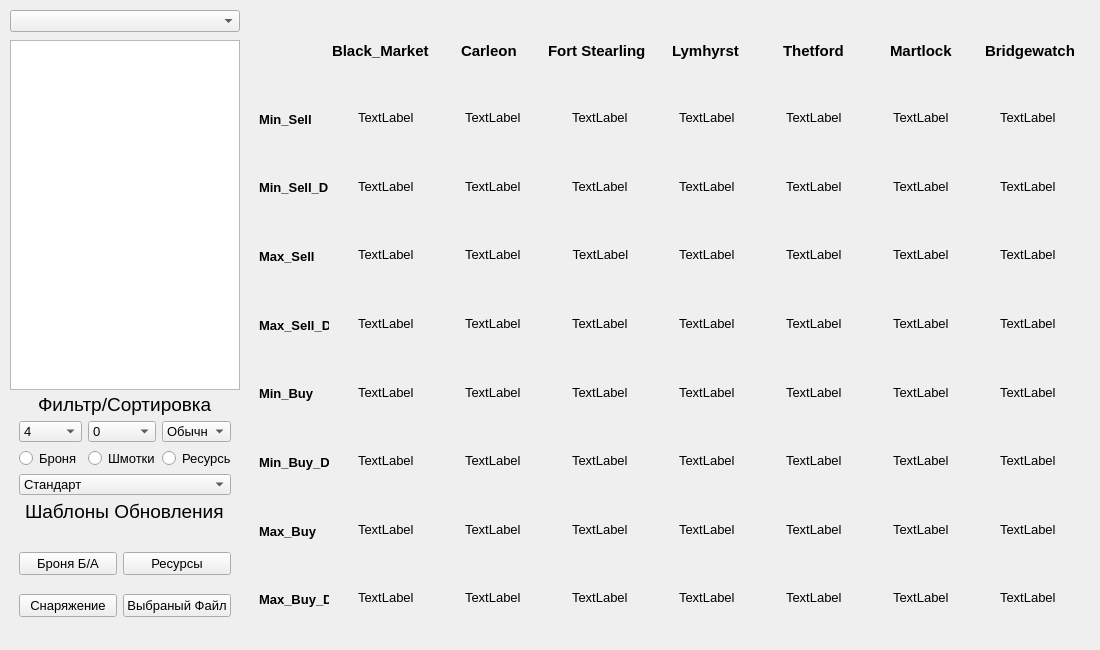
<?xml version="1.0" encoding="UTF-8"?>
<ui version="4.0">
 <class>MainWindow</class>
 <widget class="QMainWindow" name="MainWindow">
  <property name="geometry">
   <rect>
    <x>0</x>
    <y>0</y>
    <width>1100</width>
    <height>650</height>
   </rect>
  </property>
  <property name="windowTitle">
   <string>MainWindow</string>
  </property>
  <widget class="QWidget" name="centralwidget">
   <widget class="QListWidget" name="Main_List">
    <property name="geometry">
     <rect>
      <x>10</x>
      <y>40</y>
      <width>230</width>
      <height>350</height>
     </rect>
    </property>
   </widget>
   <widget class="QFrame" name="gridFrame">
    <property name="geometry">
     <rect>
      <x>10</x>
      <y>385</y>
      <width>230</width>
      <height>145</height>
     </rect>
    </property>
    <layout class="QGridLayout" name="gridLayout_2">
     <item row="2" column="0" alignment="Qt::AlignRight">
      <widget class="QRadioButton" name="radioButtonArmo">
       <property name="font">
        <font>
         <pointsize>10</pointsize>
        </font>
       </property>
       <property name="text">
        <string>Броня</string>
       </property>
      </widget>
     </item>
     <item row="2" column="1">
      <widget class="QRadioButton" name="radioButton_Thinks">
       <property name="font">
        <font>
         <pointsize>10</pointsize>
        </font>
       </property>
       <property name="text">
        <string>Шмотки</string>
       </property>
      </widget>
     </item>
     <item row="2" column="2" alignment="Qt::AlignLeft">
      <widget class="QRadioButton" name="radioButton_Resurses">
       <property name="font">
        <font>
         <pointsize>10</pointsize>
        </font>
       </property>
       <property name="text">
        <string>Ресурсы</string>
       </property>
      </widget>
     </item>
     <item row="3" column="0" colspan="3">
      <widget class="QComboBox" name="comboBox_S">
       <property name="font">
        <font>
         <pointsize>10</pointsize>
        </font>
       </property>
       <property name="cursor">
        <cursorShape>SizeVerCursor</cursorShape>
       </property>
       <item>
        <property name="text">
         <string>Стандарт</string>
        </property>
       </item>
       <item>
        <property name="text">
         <string>Разница цен &gt;</string>
        </property>
       </item>
       <item>
        <property name="text">
         <string>Разница цен &lt;</string>
        </property>
       </item>
      </widget>
     </item>
     <item row="0" column="0" colspan="3" alignment="Qt::AlignHCenter">
      <widget class="QLabel" name="Text_lable">
       <property name="font">
        <font>
         <pointsize>14</pointsize>
        </font>
       </property>
       <property name="text">
        <string>Фильтр/Сортировка</string>
       </property>
      </widget>
     </item>
     <item row="1" column="1">
      <widget class="QComboBox" name="comboBox_Rarity_S">
       <property name="font">
        <font>
         <pointsize>10</pointsize>
        </font>
       </property>
       <item>
        <property name="text">
         <string>0</string>
        </property>
       </item>
       <item>
        <property name="text">
         <string>1</string>
        </property>
       </item>
       <item>
        <property name="text">
         <string>2</string>
        </property>
       </item>
       <item>
        <property name="text">
         <string>3</string>
        </property>
       </item>
       <item>
        <property name="text">
         <string>4</string>
        </property>
       </item>
      </widget>
     </item>
     <item row="1" column="0">
      <widget class="QComboBox" name="comboBox_Tier_S">
       <property name="font">
        <font>
         <pointsize>10</pointsize>
        </font>
       </property>
       <item>
        <property name="text">
         <string>4</string>
        </property>
       </item>
       <item>
        <property name="text">
         <string>5</string>
        </property>
       </item>
       <item>
        <property name="text">
         <string>6</string>
        </property>
       </item>
       <item>
        <property name="text">
         <string>7</string>
        </property>
       </item>
       <item>
        <property name="text">
         <string>8</string>
        </property>
       </item>
      </widget>
     </item>
     <item row="4" column="0" colspan="3" alignment="Qt::AlignHCenter">
      <widget class="QLabel" name="label">
       <property name="font">
        <font>
         <pointsize>14</pointsize>
         <weight>50</weight>
         <bold>false</bold>
        </font>
       </property>
       <property name="text">
        <string>Шаблоны Обновления</string>
       </property>
      </widget>
     </item>
     <item row="1" column="2">
      <widget class="QComboBox" name="comboBox_Quality_S">
       <property name="font">
        <font>
         <pointsize>10</pointsize>
        </font>
       </property>
       <item>
        <property name="text">
         <string>Обычн</string>
        </property>
       </item>
       <item>
        <property name="text">
         <string>Хорош</string>
        </property>
       </item>
       <item>
        <property name="text">
         <string>Выдающ</string>
        </property>
       </item>
       <item>
        <property name="text">
         <string>Отличн</string>
        </property>
       </item>
       <item>
        <property name="text">
         <string>Шедевр</string>
        </property>
       </item>
      </widget>
     </item>
    </layout>
   </widget>
   <widget class="QFrame" name="verticalFrame">
    <property name="geometry">
     <rect>
      <x>250</x>
      <y>10</y>
      <width>840</width>
      <height>630</height>
     </rect>
    </property>
    <layout class="QVBoxLayout" name="verticalLayout">
     <item>
      <layout class="QHBoxLayout" name="horizontalLayout">
       <item>
        <widget class="QLabel" name="label_0">
         <property name="maximumSize">
          <size>
           <width>65</width>
           <height>65</height>
          </size>
         </property>
         <property name="text">
          <string/>
         </property>
        </widget>
       </item>
       <item alignment="Qt::AlignHCenter">
        <widget class="QLabel" name="label_Black_Market">
         <property name="font">
          <font>
           <family>Arial</family>
           <pointsize>11</pointsize>
           <weight>75</weight>
           <bold>true</bold>
          </font>
         </property>
         <property name="text">
          <string>Black_Market</string>
         </property>
        </widget>
       </item>
       <item alignment="Qt::AlignHCenter">
        <widget class="QLabel" name="label_Carleon">
         <property name="font">
          <font>
           <family>Arial</family>
           <pointsize>11</pointsize>
           <weight>75</weight>
           <bold>true</bold>
          </font>
         </property>
         <property name="text">
          <string>Carleon</string>
         </property>
        </widget>
       </item>
       <item alignment="Qt::AlignHCenter">
        <widget class="QLabel" name="label_Fort_Stearling">
         <property name="font">
          <font>
           <family>Arial</family>
           <pointsize>11</pointsize>
           <weight>75</weight>
           <bold>true</bold>
          </font>
         </property>
         <property name="text">
          <string>Fort Stearling</string>
         </property>
        </widget>
       </item>
       <item alignment="Qt::AlignHCenter">
        <widget class="QLabel" name="label_Lymhyrst">
         <property name="font">
          <font>
           <family>Arial</family>
           <pointsize>11</pointsize>
           <weight>75</weight>
           <bold>true</bold>
          </font>
         </property>
         <property name="text">
          <string>Lymhyrst</string>
         </property>
        </widget>
       </item>
       <item alignment="Qt::AlignHCenter">
        <widget class="QLabel" name="label_Thetford">
         <property name="font">
          <font>
           <family>Arial</family>
           <pointsize>11</pointsize>
           <weight>75</weight>
           <bold>true</bold>
          </font>
         </property>
         <property name="text">
          <string>Thetford</string>
         </property>
        </widget>
       </item>
       <item alignment="Qt::AlignHCenter">
        <widget class="QLabel" name="label_Martlock">
         <property name="font">
          <font>
           <family>Arial</family>
           <pointsize>11</pointsize>
           <weight>75</weight>
           <bold>true</bold>
          </font>
         </property>
         <property name="text">
          <string>Martlock</string>
         </property>
        </widget>
       </item>
       <item alignment="Qt::AlignHCenter">
        <widget class="QLabel" name="label_Bridgewatch">
         <property name="font">
          <font>
           <family>Arial</family>
           <pointsize>11</pointsize>
           <weight>75</weight>
           <bold>true</bold>
          </font>
         </property>
         <property name="text">
          <string>Bridgewatch</string>
         </property>
        </widget>
       </item>
      </layout>
     </item>
     <item>
      <widget class="QLabel" name="label_Min_Sell">
       <property name="maximumSize">
        <size>
         <width>70</width>
         <height>65</height>
        </size>
       </property>
       <property name="font">
        <font>
         <family>Arial</family>
         <pointsize>10</pointsize>
         <weight>75</weight>
         <italic>false</italic>
         <bold>true</bold>
         <underline>false</underline>
         <strikeout>false</strikeout>
         <kerning>true</kerning>
        </font>
       </property>
       <property name="tabletTracking">
        <bool>false</bool>
       </property>
       <property name="text">
        <string>Min_Sell</string>
       </property>
      </widget>
     </item>
     <item>
      <widget class="QLabel" name="label_Min_Sell_D">
       <property name="maximumSize">
        <size>
         <width>70</width>
         <height>65</height>
        </size>
       </property>
       <property name="font">
        <font>
         <family>Arial</family>
         <pointsize>10</pointsize>
         <weight>75</weight>
         <bold>true</bold>
        </font>
       </property>
       <property name="text">
        <string>Min_Sell_D</string>
       </property>
      </widget>
     </item>
     <item>
      <widget class="QLabel" name="label_Max_Sell">
       <property name="maximumSize">
        <size>
         <width>70</width>
         <height>65</height>
        </size>
       </property>
       <property name="font">
        <font>
         <family>Arial</family>
         <pointsize>10</pointsize>
         <weight>75</weight>
         <bold>true</bold>
        </font>
       </property>
       <property name="text">
        <string>Max_Sell</string>
       </property>
      </widget>
     </item>
     <item>
      <widget class="QLabel" name="label_Max_Sell_D">
       <property name="maximumSize">
        <size>
         <width>70</width>
         <height>65</height>
        </size>
       </property>
       <property name="font">
        <font>
         <family>Arial</family>
         <pointsize>10</pointsize>
         <weight>75</weight>
         <bold>true</bold>
        </font>
       </property>
       <property name="text">
        <string>Max_Sell_D</string>
       </property>
      </widget>
     </item>
     <item>
      <widget class="QLabel" name="label_Min_Buy">
       <property name="maximumSize">
        <size>
         <width>70</width>
         <height>65</height>
        </size>
       </property>
       <property name="font">
        <font>
         <family>Arial</family>
         <pointsize>10</pointsize>
         <weight>75</weight>
         <bold>true</bold>
        </font>
       </property>
       <property name="text">
        <string>Min_Buy</string>
       </property>
      </widget>
     </item>
     <item>
      <widget class="QLabel" name="label_Min_Buy_D">
       <property name="maximumSize">
        <size>
         <width>70</width>
         <height>65</height>
        </size>
       </property>
       <property name="font">
        <font>
         <family>Arial</family>
         <pointsize>10</pointsize>
         <weight>75</weight>
         <bold>true</bold>
        </font>
       </property>
       <property name="text">
        <string>Min_Buy_D</string>
       </property>
      </widget>
     </item>
     <item>
      <widget class="QLabel" name="label_Max_Buy">
       <property name="maximumSize">
        <size>
         <width>70</width>
         <height>65</height>
        </size>
       </property>
       <property name="font">
        <font>
         <family>Arial</family>
         <pointsize>10</pointsize>
         <weight>75</weight>
         <bold>true</bold>
        </font>
       </property>
       <property name="text">
        <string>Max_Buy</string>
       </property>
      </widget>
     </item>
     <item>
      <widget class="QLabel" name="label_Max_Buy_D">
       <property name="maximumSize">
        <size>
         <width>70</width>
         <height>65</height>
        </size>
       </property>
       <property name="font">
        <font>
         <family>Arial</family>
         <pointsize>10</pointsize>
         <weight>75</weight>
         <bold>true</bold>
        </font>
       </property>
       <property name="text">
        <string>Max_Buy_D</string>
       </property>
      </widget>
     </item>
    </layout>
   </widget>
   <widget class="QFrame" name="gridFrame">
    <property name="geometry">
     <rect>
      <x>327</x>
      <y>77</y>
      <width>761</width>
      <height>561</height>
     </rect>
    </property>
    <property name="font">
     <font>
      <pointsize>10</pointsize>
      <weight>50</weight>
      <italic>false</italic>
      <bold>false</bold>
      <underline>false</underline>
      <strikeout>false</strikeout>
     </font>
    </property>
    <property name="mouseTracking">
     <bool>false</bool>
    </property>
    <property name="tabletTracking">
     <bool>false</bool>
    </property>
    <property name="lineWidth">
     <number>1</number>
    </property>
    <layout class="QGridLayout" name="gridLayout">
     <item row="3" column="1" alignment="Qt::AlignHCenter">
      <widget class="QLabel" name="label_23">
       <property name="minimumSize">
        <size>
         <width>0</width>
         <height>0</height>
        </size>
       </property>
       <property name="text">
        <string>TextLabel</string>
       </property>
      </widget>
     </item>
     <item row="1" column="6" alignment="Qt::AlignHCenter">
      <widget class="QLabel" name="label_14">
       <property name="minimumSize">
        <size>
         <width>0</width>
         <height>0</height>
        </size>
       </property>
       <property name="text">
        <string>TextLabel</string>
       </property>
      </widget>
     </item>
     <item row="2" column="1" alignment="Qt::AlignHCenter">
      <widget class="QLabel" name="label_16">
       <property name="minimumSize">
        <size>
         <width>0</width>
         <height>0</height>
        </size>
       </property>
       <property name="text">
        <string>TextLabel</string>
       </property>
      </widget>
     </item>
     <item row="2" column="2">
      <widget class="QLabel" name="label_17">
       <property name="minimumSize">
        <size>
         <width>0</width>
         <height>0</height>
        </size>
       </property>
       <property name="text">
        <string>TextLabel</string>
       </property>
       <property name="textFormat">
        <enum>Qt::AutoText</enum>
       </property>
       <property name="scaledContents">
        <bool>false</bool>
       </property>
       <property name="alignment">
        <set>Qt::AlignCenter</set>
       </property>
      </widget>
     </item>
     <item row="2" column="3" alignment="Qt::AlignHCenter">
      <widget class="QLabel" name="label_18">
       <property name="minimumSize">
        <size>
         <width>0</width>
         <height>0</height>
        </size>
       </property>
       <property name="text">
        <string>TextLabel</string>
       </property>
      </widget>
     </item>
     <item row="1" column="5" alignment="Qt::AlignHCenter">
      <widget class="QLabel" name="label_13">
       <property name="minimumSize">
        <size>
         <width>0</width>
         <height>0</height>
        </size>
       </property>
       <property name="text">
        <string>TextLabel</string>
       </property>
      </widget>
     </item>
     <item row="2" column="6" alignment="Qt::AlignHCenter">
      <widget class="QLabel" name="label_21">
       <property name="minimumSize">
        <size>
         <width>0</width>
         <height>0</height>
        </size>
       </property>
       <property name="text">
        <string>TextLabel</string>
       </property>
      </widget>
     </item>
     <item row="2" column="5" alignment="Qt::AlignHCenter">
      <widget class="QLabel" name="label_20">
       <property name="minimumSize">
        <size>
         <width>0</width>
         <height>0</height>
        </size>
       </property>
       <property name="text">
        <string>TextLabel</string>
       </property>
      </widget>
     </item>
     <item row="1" column="1" alignment="Qt::AlignHCenter">
      <widget class="QLabel" name="label_9">
       <property name="minimumSize">
        <size>
         <width>0</width>
         <height>0</height>
        </size>
       </property>
       <property name="text">
        <string>TextLabel</string>
       </property>
      </widget>
     </item>
     <item row="1" column="2" alignment="Qt::AlignHCenter">
      <widget class="QLabel" name="label_10">
       <property name="minimumSize">
        <size>
         <width>0</width>
         <height>0</height>
        </size>
       </property>
       <property name="text">
        <string>TextLabel</string>
       </property>
      </widget>
     </item>
     <item row="1" column="4" alignment="Qt::AlignHCenter">
      <widget class="QLabel" name="label_12">
       <property name="minimumSize">
        <size>
         <width>0</width>
         <height>0</height>
        </size>
       </property>
       <property name="text">
        <string>TextLabel</string>
       </property>
      </widget>
     </item>
     <item row="1" column="3" alignment="Qt::AlignHCenter">
      <widget class="QLabel" name="label_11">
       <property name="minimumSize">
        <size>
         <width>0</width>
         <height>0</height>
        </size>
       </property>
       <property name="text">
        <string>TextLabel</string>
       </property>
      </widget>
     </item>
     <item row="0" column="6" alignment="Qt::AlignHCenter">
      <widget class="QLabel" name="label_7">
       <property name="minimumSize">
        <size>
         <width>0</width>
         <height>0</height>
        </size>
       </property>
       <property name="text">
        <string>TextLabel</string>
       </property>
      </widget>
     </item>
     <item row="0" column="0" alignment="Qt::AlignHCenter">
      <widget class="QLabel" name="label_1">
       <property name="minimumSize">
        <size>
         <width>0</width>
         <height>0</height>
        </size>
       </property>
       <property name="text">
        <string>TextLabel</string>
       </property>
      </widget>
     </item>
     <item row="1" column="0" alignment="Qt::AlignHCenter">
      <widget class="QLabel" name="label_8">
       <property name="minimumSize">
        <size>
         <width>0</width>
         <height>0</height>
        </size>
       </property>
       <property name="text">
        <string>TextLabel</string>
       </property>
      </widget>
     </item>
     <item row="2" column="0" alignment="Qt::AlignHCenter">
      <widget class="QLabel" name="label_15">
       <property name="minimumSize">
        <size>
         <width>0</width>
         <height>0</height>
        </size>
       </property>
       <property name="text">
        <string>TextLabel</string>
       </property>
      </widget>
     </item>
     <item row="3" column="0" alignment="Qt::AlignHCenter">
      <widget class="QLabel" name="label_22">
       <property name="minimumSize">
        <size>
         <width>0</width>
         <height>0</height>
        </size>
       </property>
       <property name="text">
        <string>TextLabel</string>
       </property>
      </widget>
     </item>
     <item row="0" column="1" alignment="Qt::AlignHCenter">
      <widget class="QLabel" name="label_2">
       <property name="minimumSize">
        <size>
         <width>0</width>
         <height>0</height>
        </size>
       </property>
       <property name="text">
        <string>TextLabel</string>
       </property>
      </widget>
     </item>
     <item row="4" column="0" alignment="Qt::AlignHCenter">
      <widget class="QLabel" name="label_29">
       <property name="minimumSize">
        <size>
         <width>0</width>
         <height>0</height>
        </size>
       </property>
       <property name="text">
        <string>TextLabel</string>
       </property>
      </widget>
     </item>
     <item row="6" column="0" alignment="Qt::AlignHCenter">
      <widget class="QLabel" name="label_43">
       <property name="minimumSize">
        <size>
         <width>0</width>
         <height>0</height>
        </size>
       </property>
       <property name="text">
        <string>TextLabel</string>
       </property>
      </widget>
     </item>
     <item row="7" column="0" alignment="Qt::AlignHCenter">
      <widget class="QLabel" name="label_50">
       <property name="minimumSize">
        <size>
         <width>0</width>
         <height>0</height>
        </size>
       </property>
       <property name="text">
        <string>TextLabel</string>
       </property>
      </widget>
     </item>
     <item row="5" column="0" alignment="Qt::AlignHCenter">
      <widget class="QLabel" name="label_36">
       <property name="minimumSize">
        <size>
         <width>0</width>
         <height>0</height>
        </size>
       </property>
       <property name="text">
        <string>TextLabel</string>
       </property>
      </widget>
     </item>
     <item row="0" column="3" alignment="Qt::AlignHCenter">
      <widget class="QLabel" name="label_4">
       <property name="minimumSize">
        <size>
         <width>0</width>
         <height>0</height>
        </size>
       </property>
       <property name="text">
        <string>TextLabel</string>
       </property>
      </widget>
     </item>
     <item row="0" column="2" alignment="Qt::AlignHCenter">
      <widget class="QLabel" name="label_3">
       <property name="minimumSize">
        <size>
         <width>0</width>
         <height>0</height>
        </size>
       </property>
       <property name="text">
        <string>TextLabel</string>
       </property>
      </widget>
     </item>
     <item row="2" column="4" alignment="Qt::AlignHCenter">
      <widget class="QLabel" name="label_19">
       <property name="minimumSize">
        <size>
         <width>0</width>
         <height>0</height>
        </size>
       </property>
       <property name="text">
        <string>TextLabel</string>
       </property>
      </widget>
     </item>
     <item row="0" column="5" alignment="Qt::AlignHCenter">
      <widget class="QLabel" name="label_6">
       <property name="minimumSize">
        <size>
         <width>0</width>
         <height>0</height>
        </size>
       </property>
       <property name="text">
        <string>TextLabel</string>
       </property>
      </widget>
     </item>
     <item row="0" column="4" alignment="Qt::AlignHCenter">
      <widget class="QLabel" name="label_5">
       <property name="minimumSize">
        <size>
         <width>0</width>
         <height>0</height>
        </size>
       </property>
       <property name="text">
        <string>TextLabel</string>
       </property>
      </widget>
     </item>
     <item row="3" column="3" alignment="Qt::AlignHCenter">
      <widget class="QLabel" name="label_25">
       <property name="minimumSize">
        <size>
         <width>0</width>
         <height>0</height>
        </size>
       </property>
       <property name="text">
        <string>TextLabel</string>
       </property>
      </widget>
     </item>
     <item row="3" column="4" alignment="Qt::AlignHCenter">
      <widget class="QLabel" name="label_26">
       <property name="minimumSize">
        <size>
         <width>0</width>
         <height>0</height>
        </size>
       </property>
       <property name="text">
        <string>TextLabel</string>
       </property>
      </widget>
     </item>
     <item row="3" column="5" alignment="Qt::AlignHCenter">
      <widget class="QLabel" name="label_27">
       <property name="minimumSize">
        <size>
         <width>0</width>
         <height>0</height>
        </size>
       </property>
       <property name="text">
        <string>TextLabel</string>
       </property>
      </widget>
     </item>
     <item row="3" column="2" alignment="Qt::AlignHCenter">
      <widget class="QLabel" name="label_24">
       <property name="minimumSize">
        <size>
         <width>0</width>
         <height>0</height>
        </size>
       </property>
       <property name="text">
        <string>TextLabel</string>
       </property>
      </widget>
     </item>
     <item row="4" column="1" alignment="Qt::AlignHCenter">
      <widget class="QLabel" name="label_30">
       <property name="minimumSize">
        <size>
         <width>0</width>
         <height>0</height>
        </size>
       </property>
       <property name="text">
        <string>TextLabel</string>
       </property>
      </widget>
     </item>
     <item row="3" column="6" alignment="Qt::AlignHCenter">
      <widget class="QLabel" name="label_28">
       <property name="minimumSize">
        <size>
         <width>0</width>
         <height>0</height>
        </size>
       </property>
       <property name="text">
        <string>TextLabel</string>
       </property>
      </widget>
     </item>
     <item row="4" column="4" alignment="Qt::AlignHCenter">
      <widget class="QLabel" name="label_33">
       <property name="minimumSize">
        <size>
         <width>0</width>
         <height>0</height>
        </size>
       </property>
       <property name="text">
        <string>TextLabel</string>
       </property>
      </widget>
     </item>
     <item row="4" column="2" alignment="Qt::AlignHCenter">
      <widget class="QLabel" name="label_31">
       <property name="minimumSize">
        <size>
         <width>0</width>
         <height>0</height>
        </size>
       </property>
       <property name="text">
        <string>TextLabel</string>
       </property>
      </widget>
     </item>
     <item row="4" column="5" alignment="Qt::AlignHCenter">
      <widget class="QLabel" name="label_34">
       <property name="minimumSize">
        <size>
         <width>0</width>
         <height>0</height>
        </size>
       </property>
       <property name="text">
        <string>TextLabel</string>
       </property>
      </widget>
     </item>
     <item row="4" column="6" alignment="Qt::AlignHCenter">
      <widget class="QLabel" name="label_35">
       <property name="minimumSize">
        <size>
         <width>0</width>
         <height>0</height>
        </size>
       </property>
       <property name="text">
        <string>TextLabel</string>
       </property>
      </widget>
     </item>
     <item row="4" column="3" alignment="Qt::AlignHCenter">
      <widget class="QLabel" name="label_32">
       <property name="minimumSize">
        <size>
         <width>0</width>
         <height>0</height>
        </size>
       </property>
       <property name="text">
        <string>TextLabel</string>
       </property>
      </widget>
     </item>
     <item row="5" column="1" alignment="Qt::AlignHCenter">
      <widget class="QLabel" name="label_37">
       <property name="minimumSize">
        <size>
         <width>0</width>
         <height>0</height>
        </size>
       </property>
       <property name="text">
        <string>TextLabel</string>
       </property>
      </widget>
     </item>
     <item row="5" column="4" alignment="Qt::AlignHCenter">
      <widget class="QLabel" name="label_40">
       <property name="minimumSize">
        <size>
         <width>0</width>
         <height>0</height>
        </size>
       </property>
       <property name="text">
        <string>TextLabel</string>
       </property>
      </widget>
     </item>
     <item row="5" column="2" alignment="Qt::AlignHCenter">
      <widget class="QLabel" name="label_38">
       <property name="minimumSize">
        <size>
         <width>0</width>
         <height>0</height>
        </size>
       </property>
       <property name="text">
        <string>TextLabel</string>
       </property>
      </widget>
     </item>
     <item row="5" column="5" alignment="Qt::AlignHCenter">
      <widget class="QLabel" name="label_41">
       <property name="minimumSize">
        <size>
         <width>0</width>
         <height>0</height>
        </size>
       </property>
       <property name="text">
        <string>TextLabel</string>
       </property>
      </widget>
     </item>
     <item row="5" column="3" alignment="Qt::AlignHCenter">
      <widget class="QLabel" name="label_39">
       <property name="minimumSize">
        <size>
         <width>0</width>
         <height>0</height>
        </size>
       </property>
       <property name="text">
        <string>TextLabel</string>
       </property>
      </widget>
     </item>
     <item row="5" column="6" alignment="Qt::AlignHCenter">
      <widget class="QLabel" name="label_42">
       <property name="minimumSize">
        <size>
         <width>0</width>
         <height>0</height>
        </size>
       </property>
       <property name="text">
        <string>TextLabel</string>
       </property>
      </widget>
     </item>
     <item row="6" column="2" alignment="Qt::AlignHCenter">
      <widget class="QLabel" name="label_45">
       <property name="minimumSize">
        <size>
         <width>0</width>
         <height>0</height>
        </size>
       </property>
       <property name="text">
        <string>TextLabel</string>
       </property>
      </widget>
     </item>
     <item row="6" column="1" alignment="Qt::AlignHCenter">
      <widget class="QLabel" name="label_44">
       <property name="minimumSize">
        <size>
         <width>0</width>
         <height>0</height>
        </size>
       </property>
       <property name="text">
        <string>TextLabel</string>
       </property>
      </widget>
     </item>
     <item row="6" column="3" alignment="Qt::AlignHCenter">
      <widget class="QLabel" name="label_46">
       <property name="minimumSize">
        <size>
         <width>0</width>
         <height>0</height>
        </size>
       </property>
       <property name="text">
        <string>TextLabel</string>
       </property>
      </widget>
     </item>
     <item row="6" column="5" alignment="Qt::AlignHCenter">
      <widget class="QLabel" name="label_48">
       <property name="minimumSize">
        <size>
         <width>0</width>
         <height>0</height>
        </size>
       </property>
       <property name="text">
        <string>TextLabel</string>
       </property>
      </widget>
     </item>
     <item row="6" column="4" alignment="Qt::AlignHCenter">
      <widget class="QLabel" name="label_47">
       <property name="minimumSize">
        <size>
         <width>0</width>
         <height>0</height>
        </size>
       </property>
       <property name="text">
        <string>TextLabel</string>
       </property>
      </widget>
     </item>
     <item row="6" column="6" alignment="Qt::AlignHCenter">
      <widget class="QLabel" name="label_49">
       <property name="minimumSize">
        <size>
         <width>0</width>
         <height>0</height>
        </size>
       </property>
       <property name="text">
        <string>TextLabel</string>
       </property>
      </widget>
     </item>
     <item row="7" column="1" alignment="Qt::AlignHCenter">
      <widget class="QLabel" name="label_51">
       <property name="minimumSize">
        <size>
         <width>0</width>
         <height>0</height>
        </size>
       </property>
       <property name="text">
        <string>TextLabel</string>
       </property>
      </widget>
     </item>
     <item row="7" column="3" alignment="Qt::AlignHCenter">
      <widget class="QLabel" name="label_53">
       <property name="minimumSize">
        <size>
         <width>0</width>
         <height>0</height>
        </size>
       </property>
       <property name="text">
        <string>TextLabel</string>
       </property>
      </widget>
     </item>
     <item row="7" column="2" alignment="Qt::AlignHCenter">
      <widget class="QLabel" name="label_52">
       <property name="minimumSize">
        <size>
         <width>0</width>
         <height>0</height>
        </size>
       </property>
       <property name="text">
        <string>TextLabel</string>
       </property>
      </widget>
     </item>
     <item row="7" column="4" alignment="Qt::AlignHCenter">
      <widget class="QLabel" name="label_54">
       <property name="minimumSize">
        <size>
         <width>0</width>
         <height>0</height>
        </size>
       </property>
       <property name="text">
        <string>TextLabel</string>
       </property>
      </widget>
     </item>
     <item row="7" column="5" alignment="Qt::AlignHCenter">
      <widget class="QLabel" name="label_55">
       <property name="minimumSize">
        <size>
         <width>0</width>
         <height>0</height>
        </size>
       </property>
       <property name="text">
        <string>TextLabel</string>
       </property>
      </widget>
     </item>
     <item row="7" column="6" alignment="Qt::AlignHCenter">
      <widget class="QLabel" name="label_56">
       <property name="minimumSize">
        <size>
         <width>0</width>
         <height>0</height>
        </size>
       </property>
       <property name="text">
        <string>TextLabel</string>
       </property>
      </widget>
     </item>
    </layout>
   </widget>
   <widget class="QComboBox" name="comboBox">
    <property name="geometry">
     <rect>
      <x>10</x>
      <y>10</y>
      <width>230</width>
      <height>22</height>
     </rect>
    </property>
   </widget>
   <widget class="QFrame" name="gridFrame">
    <property name="geometry">
     <rect>
      <x>10</x>
      <y>530</y>
      <width>230</width>
      <height>110</height>
     </rect>
    </property>
    <property name="font">
     <font>
      <pointsize>8</pointsize>
     </font>
    </property>
    <layout class="QGridLayout" name="gridLayout_3">
     <item row="0" column="0">
      <widget class="QPushButton" name="pushButton">
       <property name="font">
        <font>
         <pointsize>10</pointsize>
        </font>
       </property>
       <property name="text">
        <string>Броня Б/А</string>
       </property>
      </widget>
     </item>
     <item row="1" column="0">
      <widget class="QPushButton" name="pushButton_2">
       <property name="font">
        <font>
         <pointsize>10</pointsize>
        </font>
       </property>
       <property name="text">
        <string>Снаряжение</string>
       </property>
      </widget>
     </item>
     <item row="0" column="1">
      <widget class="QPushButton" name="pushButton_3">
       <property name="font">
        <font>
         <pointsize>10</pointsize>
        </font>
       </property>
       <property name="text">
        <string>Ресурсы</string>
       </property>
      </widget>
     </item>
     <item row="1" column="1">
      <widget class="QPushButton" name="pushButton_4">
       <property name="font">
        <font>
         <pointsize>10</pointsize>
        </font>
       </property>
       <property name="text">
        <string>Выбраный Файл</string>
       </property>
      </widget>
     </item>
    </layout>
   </widget>
   <zorder>verticalFrame</zorder>
   <zorder>Main_List</zorder>
   <zorder>gridFrame</zorder>
   <zorder>gridFrame</zorder>
   <zorder>comboBox</zorder>
   <zorder>gridFrame</zorder>
  </widget>
 </widget>
 <resources/>
 <connections/>
</ui>
